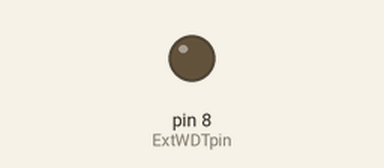
Recording of a sketch running on a simulated Arduino Uno, built with avr-gcc and run on an emulated ATmega328P. Shown: output pins drawn as LEDs (lit = HIGH).

Above: at 2.5 s.
At 5.02 s:
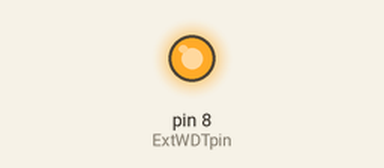
Timing chart, 0 to 6.6 s (numbered marks = the images above):
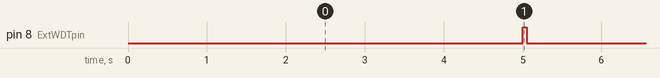

The sketch:

ExtWDT.ino
```cpp
// external Watchdog Timer
#define ExtWDTpin 8        // enter the digital pin of your MC
unsigned long ExtWDTstartmillis;
unsigned long ExtWDTinterval=5000;         // interval of ext. WDT reset puls in ms (set max. 5000)


void setup() {
  // put your setup code here, to run once:

// Ext WDT
  pinMode(ExtWDTpin, OUTPUT);

}

void loop() {
  // put your main code here, to run repeatedly:

  // Main Watchdog reset
  resetExtWDT();

}


void resetExtWDT() {

 if (millis()>=(ExtWDTstartmillis+ExtWDTinterval)) {
    digitalWrite(ExtWDTpin,HIGH);
    delay(50);                               // you can try different puls width
    digitalWrite(ExtWDTpin,LOW);
    ExtWDTstartmillis=millis();
 }

}
```

Measured:
- by itself, pin 8 (ExtWDTpin): alternates HIGH for 0.05 s and LOW for 5.0 s
